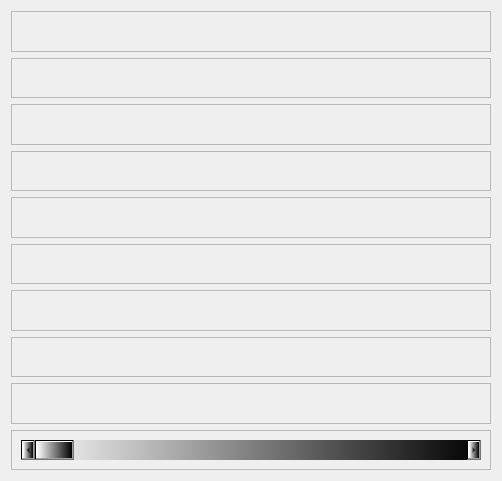
<?xml version="1.0" encoding="UTF-8"?>
<ui version="4.0">
 <class>Form</class>
 <widget class="QWidget" name="Form">
  <property name="geometry">
   <rect>
    <x>0</x>
    <y>0</y>
    <width>502</width>
    <height>481</height>
   </rect>
  </property>
  <property name="windowTitle">
   <string>Form</string>
  </property>
  <layout class="QGridLayout" name="gridLayout">
   <item row="0" column="0">
    <widget class="QFrame" name="frame">
     <property name="frameShape">
      <enum>QFrame::StyledPanel</enum>
     </property>
     <property name="frameShadow">
      <enum>QFrame::Raised</enum>
     </property>
    </widget>
   </item>
   <item row="1" column="0">
    <widget class="QFrame" name="frame_2">
     <property name="frameShape">
      <enum>QFrame::StyledPanel</enum>
     </property>
     <property name="frameShadow">
      <enum>QFrame::Raised</enum>
     </property>
    </widget>
   </item>
   <item row="2" column="0">
    <widget class="QFrame" name="frame_3">
     <property name="frameShape">
      <enum>QFrame::StyledPanel</enum>
     </property>
     <property name="frameShadow">
      <enum>QFrame::Raised</enum>
     </property>
    </widget>
   </item>
   <item row="3" column="0">
    <widget class="QFrame" name="frame_4">
     <property name="frameShape">
      <enum>QFrame::StyledPanel</enum>
     </property>
     <property name="frameShadow">
      <enum>QFrame::Raised</enum>
     </property>
    </widget>
   </item>
   <item row="4" column="0">
    <widget class="QFrame" name="frame_5">
     <property name="frameShape">
      <enum>QFrame::StyledPanel</enum>
     </property>
     <property name="frameShadow">
      <enum>QFrame::Raised</enum>
     </property>
    </widget>
   </item>
   <item row="5" column="0">
    <widget class="QFrame" name="frame_6">
     <property name="contextMenuPolicy">
      <enum>Qt::PreventContextMenu</enum>
     </property>
     <property name="frameShape">
      <enum>QFrame::StyledPanel</enum>
     </property>
     <property name="frameShadow">
      <enum>QFrame::Raised</enum>
     </property>
    </widget>
   </item>
   <item row="6" column="0">
    <widget class="QFrame" name="frame_7">
     <property name="frameShape">
      <enum>QFrame::StyledPanel</enum>
     </property>
     <property name="frameShadow">
      <enum>QFrame::Raised</enum>
     </property>
    </widget>
   </item>
   <item row="7" column="0">
    <widget class="QFrame" name="frame_8">
     <property name="enabled">
      <bool>true</bool>
     </property>
     <property name="frameShape">
      <enum>QFrame::StyledPanel</enum>
     </property>
     <property name="frameShadow">
      <enum>QFrame::Raised</enum>
     </property>
    </widget>
   </item>
   <item row="8" column="0">
    <widget class="QFrame" name="frame_9">
     <property name="enabled">
      <bool>true</bool>
     </property>
     <property name="toolTip">
      <string comment="透明"/>
     </property>
     <property name="whatsThis">
      <string comment="透明2"/>
     </property>
     <property name="accessibleName">
      <string comment="透明3"/>
     </property>
     <property name="accessibleDescription">
      <string comment="透明4"/>
     </property>
     <property name="frameShape">
      <enum>QFrame::StyledPanel</enum>
     </property>
     <property name="frameShadow">
      <enum>QFrame::Raised</enum>
     </property>
    </widget>
   </item>
   <item row="9" column="0">
    <widget class="QFrame" name="frame_10">
     <property name="frameShape">
      <enum>QFrame::StyledPanel</enum>
     </property>
     <property name="frameShadow">
      <enum>QFrame::Raised</enum>
     </property>
     <layout class="QHBoxLayout" name="horizontalLayout">
      <item>
       <widget class="QScrollBar" name="horizontalScrollBar">
        <property name="sizePolicy">
         <sizepolicy hsizetype="Minimum" vsizetype="Minimum">
          <horstretch>0</horstretch>
          <verstretch>0</verstretch>
         </sizepolicy>
        </property>
        <property name="styleSheet">
         <string notr="true">background-color: qlineargradient(spread:pad, x1:0, y1:0, x2:1, y2:0, stop:0 rgba(255, 255, 255, 255), stop:1 rgba(0, 0, 0, 255));</string>
        </property>
        <property name="orientation">
         <enum>Qt::Horizontal</enum>
        </property>
       </widget>
      </item>
     </layout>
    </widget>
   </item>
  </layout>
 </widget>
 <resources/>
 <connections/>
</ui>
